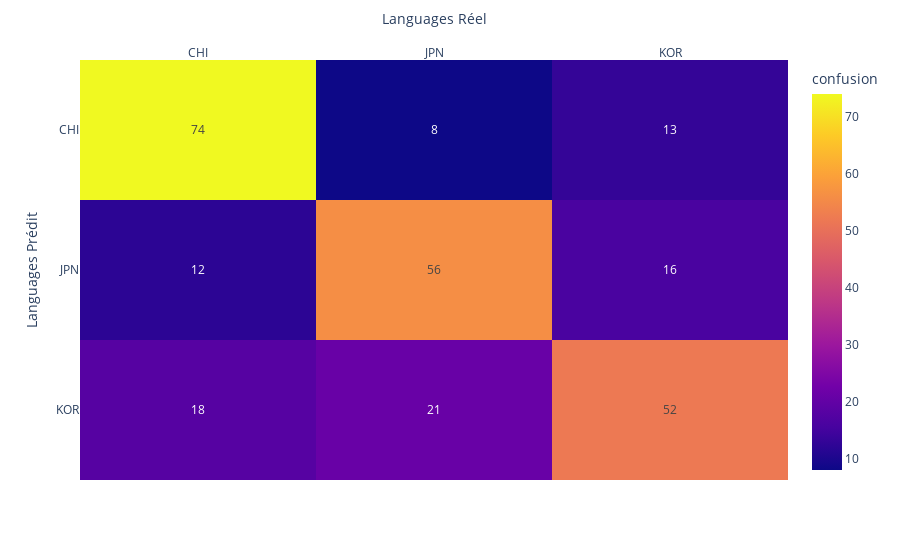
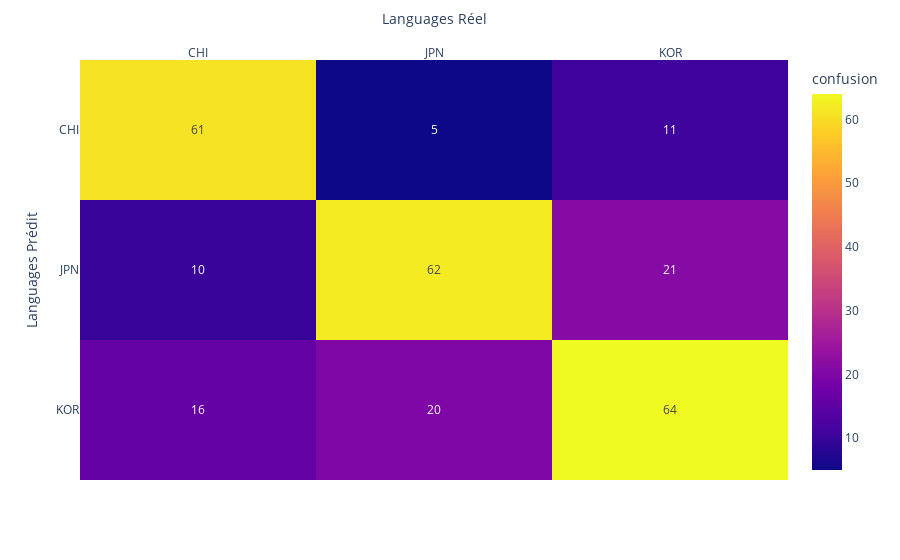

Source (notebook cell) for these figures, in order:
### Markdown cell above
## Logistic Regression on CHI KOR JAP

### Code cell
df_chi = pd.read_csv("data/CHI.csv")
df_kor = pd.read_csv("data/KOR.csv")
df_jap = pd.read_csv("data/JPN.csv")

df_concat = pd.concat([df_chi, df_kor, df_jap])
X = df_concat["Text"]
y = df_concat["Lang"]

X_train, X_dev, X_test, y_train, y_dev, y_test = get_train_dev_test(X, y)
label_encoder, labels = get_label_encoder(df_concat["Lang"])
train_one_model(CountVectorizer(), LogisticRegression(), labels, label_encoder, X_train, y_train, X_dev, y_dev, X_test, y_test, draw=True)

### Figure 1 — Plotly figure (JSON) as saved in the notebook; plotly's stock layout.template omitted (floating-point values rounded to 4 significant figures)
{"data": [{"coloraxis": "coloraxis", "hovertemplate": "Languages Réel: %{x}<br>Languages Prédit: %{y}<br>confusion: %{z}<extra></extra>", "name": "0", "texttemplate": "%{z}", "type": "heatmap", "x": ["CHI", "JPN", "KOR"], "xaxis": "x", "y": ["CHI", "JPN", "KOR"], "yaxis": "y", "z": [[74, 8, 13], [12, 56, 16], [18, 21, 52]]}], "layout": {"coloraxis": {"colorbar": {"title": {"text": "confusion"}}, "colorscale": [[0, "#0d0887"], [0.1111, "#46039f"], [0.2222, "#7201a8"], [0.3333, "#9c179e"], [0.4444, "#bd3786"], [0.5556, "#d8576b"], [0.6667, "#ed7953"], [0.7778, "#fb9f3a"], [0.8889, "#fdca26"], [1, "#f0f921"]]}, "margin": {"t": 60}, "xaxis": {"anchor": "y", "domain": [0, 1], "side": "top", "title": {"text": "Languages Réel"}}, "yaxis": {"anchor": "x", "autorange": "reversed", "domain": [0, 1], "title": {"text": "Languages Prédit"}}}}

### Figure 2 — Plotly figure (JSON) as saved in the notebook; plotly's stock layout.template omitted (floating-point values rounded to 4 significant figures)
{"data": [{"coloraxis": "coloraxis", "hovertemplate": "Languages Réel: %{x}<br>Languages Prédit: %{y}<br>confusion: %{z}<extra></extra>", "name": "0", "texttemplate": "%{z}", "type": "heatmap", "x": ["CHI", "JPN", "KOR"], "xaxis": "x", "y": ["CHI", "JPN", "KOR"], "yaxis": "y", "z": [[61, 5, 11], [10, 62, 21], [16, 20, 64]]}], "layout": {"coloraxis": {"colorbar": {"title": {"text": "confusion"}}, "colorscale": [[0, "#0d0887"], [0.1111, "#46039f"], [0.2222, "#7201a8"], [0.3333, "#9c179e"], [0.4444, "#bd3786"], [0.5556, "#d8576b"], [0.6667, "#ed7953"], [0.7778, "#fb9f3a"], [0.8889, "#fdca26"], [1, "#f0f921"]]}, "margin": {"t": 60}, "xaxis": {"anchor": "y", "domain": [0, 1], "side": "top", "title": {"text": "Languages Réel"}}, "yaxis": {"anchor": "x", "autorange": "reversed", "domain": [0, 1], "title": {"text": "Languages Prédit"}}}}
